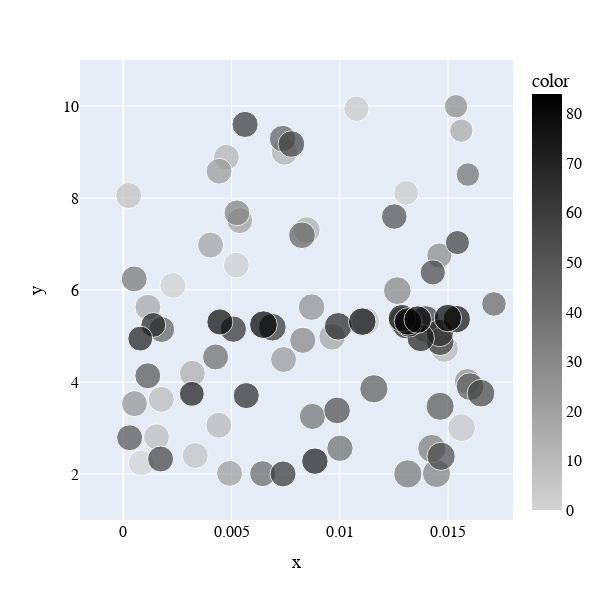

The notebook cell saved with this chart:
### Code cell
# Font customization variables - modify these as desired
font_family = "Times New Roman"
font_size = 16          # Set desired font size
font_color = "black"    # Set desired font color

# Create a scatter plot using Plotly Express directly from numpy arrays
fig = px.scatter(
    x=R[:, 0],            # x-axis: threshold (first column)
    y=R[:, 1],            # y-axis: duration (second column)
    size = R[:, 2],       # size of the markers determined by the f-beta score (third column)
    color=R[:, 9],        # color determined by the last column (index)
    # Set a continuous color scale from light gray (min) to black (max)
    color_continuous_scale=[[0, 'lightgray'], [1, 'black']],
    # title="2D Scatter Plot"
)

# Update layout: set font and specify equal width and height for visual equality of axes
fig.update_layout(
    font=dict(
        family=font_family,  # set font family to Times New Roman
        size=font_size,      # set font size
        color=font_color     # set font color
    ),
    width=600,               # set figure width (in pixels)
    height=600               # set figure height (in pixels) to create a square canvas
)

# Update x-axis and y-axis with the customized font properties and specified ranges
fig.update_xaxes(
    range=[-0.002, 0.018],
    tickfont=dict(family=font_family, size=font_size, color=font_color)
)
fig.update_yaxes(
    range=[1, 11],
    tickfont=dict(family=font_family, size=font_size, color=font_color)
)

# Display the plot
fig.show()

### Figure 1 — Plotly figure (JSON) as saved in the notebook; plotly's stock layout.template omitted (floating-point values rounded to 4 significant figures)
{"data": [{"hovertemplate": "x=%{x}<br>y=%{y}<br>size=%{marker.size}<br>color=%{marker.color}<extra></extra>", "legendgroup": "", "marker": {"color": [0, 1, 2, 3, 4, 5, 6, 7, 8, 9, 10, 11, 12, 13, 14, 15, 16, 17, 18, 19, 20, 21, 22, 23, 24, 25, 26, 27, 28, 29, 30, 31, 32, 33, 34, 35, 36, 37, 38, 39, 40, 41, 42, 43, 44, 45, 46, 47, 48, 49, 50, 51, 52, 53, 54, 55, 56, 57, 58, 59, 60, 61, 62, 63, 64, 65, 66, 67, 68, 69, 70, 71, 72, 73, 74, 75, 76, 77, 78, 79, 80, 81, 82, 83, 84], "coloraxis": "coloraxis", "size": [0.9077, 0.9077, 0.9029, 0.8319, 0.8596, 1.042, 1.064, 0.9077, 0.9077, 0.9077, 0.9077, 0.9077, 1.03, 0.8988, 0.9586, 0.9638, 0.9077, 0.7312, 0.9077, 0.9644, 0.9106, 0.8996, 0.9077, 0.9012, 0.906, 1.02, 0.9077, 0.9578, 0.906, 0.7344, 0.849, 0.9283, 1.037, 0.8995, 1.075, 1.075, 1.035, 1.078, 0.9077, 0.9217, 0.7423, 0.9368, 0.9095, 0.9103, 0.8179, 0.9603, 0.9077, 0.9575, 1.077, 1.039, 1.062, 0.9077, 0.9077, 0.8845, 0.9589, 1.075, 0.8568, 1.032, 0.9585, 0.9077, 0.785, 1.02, 1.034, 0.9235, 0.9106, 1.036, 1.016, 0.934, 0.915, 1.02, 1.03, 0.8325, 1.02, 0.835, 0.9423, 0.835, 1.019, 1.02, 1.012, 1.019, 1.026, 0.9209, 1.018, 1.013, 1.035], "sizemode": "area", "sizeref": 0.002695, "symbol": "circle"}, "mode": "markers", "name": "", "orientation": "v", "showlegend": false, "type": "scatter", "x": [0.00083, 0.002289, 0.005226, 0.01307, 0.01077, 0.01563, 0.0112, 0.003321, 0.0002483, 0.001535, 0.001752, 0.004412, 0.01484, 0.00476, 0.007444, 0.008476, 0.00319, 0.01561, 0.001138, 0.009648, 0.00403, 0.005379, 0.004909, 0.004424, 0.007403, 0.01397, 0.0005135, 0.008698, 0.01589, 0.01537, 0.0146, 0.008291, 0.01265, 0.00525, 0.01447, 0.01425, 0.01289, 0.01314, 0.000503, 0.008737, 0.01592, 0.01001, 0.004263, 0.006435, 0.01712, 0.008252, 0.001774, 0.007358, 0.01157, 0.01602, 0.01463, 0.00113, 0.0002924, 0.01252, 0.009872, 0.01468, 0.0143, 0.01652, 0.007765, 0.001722, 0.01543, 0.01397, 0.01464, 0.005625, 0.007379, 0.006883, 0.01462, 0.005082, 0.005679, 0.01306, 0.009924, 0.001388, 0.01374, 0.0007844, 0.00885, 0.003166, 0.01319, 0.01287, 0.0154, 0.01315, 0.01104, 0.004461, 0.0136, 0.01499, 0.006472], "xaxis": "x", "y": [2.24, 6.099, 6.541, 8.112, 9.939, 3.007, 5.319, 2.403, 8.053, 2.807, 3.623, 3.06, 4.727, 8.885, 9.002, 7.302, 4.188, 9.465, 5.626, 4.982, 6.977, 7.507, 2.014, 8.582, 4.49, 5.157, 3.53, 5.628, 4.012, 9.994, 6.749, 4.907, 5.986, 7.677, 2.011, 2.555, 5.336, 2.003, 6.241, 3.251, 8.509, 2.56, 4.545, 2.007, 5.696, 7.19, 5.142, 9.291, 3.853, 3.9, 3.472, 4.135, 2.788, 7.597, 3.383, 2.385, 6.384, 3.756, 9.173, 2.327, 7.031, 5.361, 4.875, 9.599, 2.002, 5.19, 5.067, 5.149, 3.704, 5.235, 5.21, 5.241, 4.957, 4.943, 2.279, 3.742, 5.274, 5.388, 5.367, 5.316, 5.312, 5.306, 5.356, 5.39, 5.246], "yaxis": "y"}], "layout": {"coloraxis": {"colorbar": {"title": {"text": "color"}}, "colorscale": [[0, "lightgray"], [1, "black"]]}, "font": {"color": "black", "family": "Times New Roman", "size": 16}, "height": 600, "legend": {"itemsizing": "constant", "tracegroupgap": 0}, "margin": {"t": 60}, "width": 600, "xaxis": {"anchor": "y", "domain": [0, 1], "range": [-0.002, 0.018], "tickfont": {"color": "black", "family": "Times New Roman", "size": 16}, "title": {"text": "x"}}, "yaxis": {"anchor": "x", "domain": [0, 1], "range": [1, 11], "tickfont": {"color": "black", "family": "Times New Roman", "size": 16}, "title": {"text": "y"}}}}
